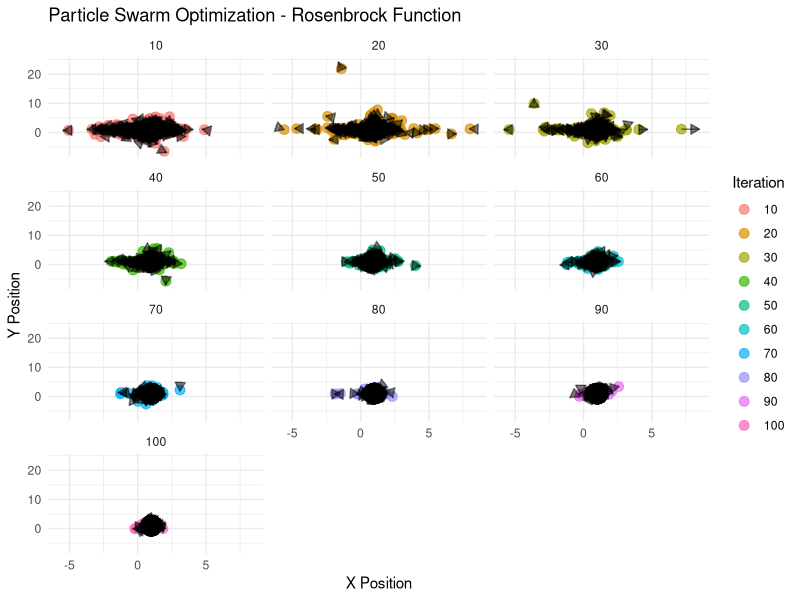

Recreate this plot in R.
# Load necessary library
library(ggplot2)

# Define the Rosenbrock function
rosenbrock_function <- function(x, y) {
  return((1 - x)^2 + 100 * (y - x^2)^2)
}

# PSO parameters
num_particles <- 2000
num_dimensions <- 2
max_iters <- 100
w <- 0.7
c1 <- 1.5
c2 <- 1.5

# Initialize particle positions and velocities randomly
set.seed(42)
positions <- matrix(runif(num_particles * num_dimensions, min = -2, max = 2), 
                    nrow = num_particles, ncol = num_dimensions)
velocities <- matrix(runif(num_particles * num_dimensions, min = -1, max = 1), 
                     nrow = num_particles, ncol = num_dimensions)

# Personal best positions and values
p_best_positions <- positions
p_best_values <- apply(p_best_positions, 1, function(p) rosenbrock_function(p[1], p[2]))

# Global best position and value
g_best_index <- which.min(p_best_values)
g_best_position <- p_best_positions[g_best_index, ]
g_best_value <- p_best_values[g_best_index]

# Store data for static visualization
pso_data <- list()

# PSO loop
for (iter in 1:max_iters) {
  # Generate random numbers
  r1 <- matrix(runif(num_particles * num_dimensions), nrow = num_particles, ncol = num_dimensions)
  r2 <- matrix(runif(num_particles * num_dimensions), nrow = num_particles, ncol = num_dimensions)
  # Update velocities
  velocities <- w * velocities + 
                c1 * r1 * (p_best_positions - positions) + 
                c2 * r2 * (matrix(rep(g_best_position, num_particles), nrow = num_particles, byrow = TRUE) - positions)
  # Update positions
  positions <- positions + velocities
  # Evaluate new positions
  new_values <- apply(positions, 1, function(p) rosenbrock_function(p[1], p[2]))
  # Update personal bests
  improved <- new_values < p_best_values
  p_best_positions[improved, ] <- positions[improved, ]
  p_best_values[improved] <- new_values[improved]
  # Update global best
  g_best_index <- which.min(p_best_values)
  g_best_position <- p_best_positions[g_best_index, ]
  g_best_value <- p_best_values[g_best_index]
  # Store every 10 iterations
  if (iter %% 10 == 0) {
    pso_data[[as.character(iter)]] <- data.frame(
      iter = iter,
      x = positions[, 1], 
      y = positions[, 2], 
      vx = velocities[, 1], 
      vy = velocities[, 2]
    )
  }
}

# Calculate mean values of x and y at the last step
mean_x <- mean(positions[, 1])
mean_y <- mean(positions[, 2])

# Print the mean values
cat("Mean of x at last step:", mean_x, "\n")
cat("Mean of y at last step:", mean_y, "\n")

# Combine data for plotting
pso_df <- do.call(rbind, pso_data)

# Plot particle positions and velocity vectors
ggplot(pso_df, aes(x, y)) +
  geom_point(aes(color = factor(iter)), size = 3, alpha = 0.7) +  # Particles
  geom_segment(aes(xend = x + vx * 0.1, yend = y + vy * 0.1), 
               arrow = arrow(type = "closed", length = unit(0.1, "inches")), 
               alpha = 0.5) +  # Velocity vectors
  facet_wrap(~ iter, ncol = 3) +  # Show different iterations
  labs(title = "Particle Swarm Optimization - Rosenbrock Function", 
       x = "X Position", y = "Y Position", color = "Iteration") +
  theme_minimal()